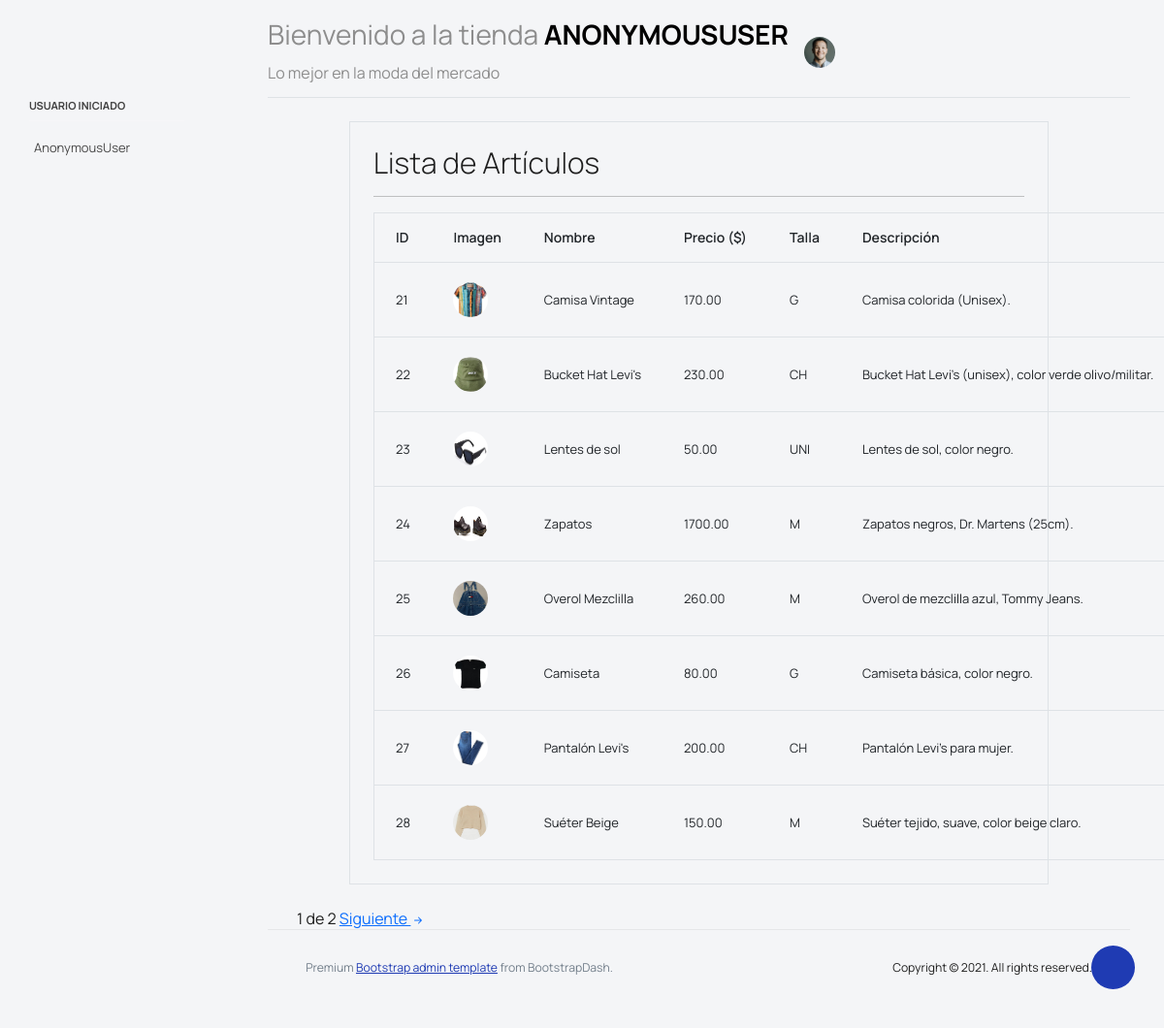
The app's page /articulos/articulos with its own data.
### articulos/models.py (models this page shows, shortened)
class Articulo(models.Model):
    id =  models.AutoField(primary_key=True)
    nombre = models.CharField(max_length=100,validators=[RegexValidator('[+-/%]', inverse_match=True)])
    precio = models.DecimalField(max_digits=6, decimal_places=2)
    talla = models.CharField(max_length=8, choices=TALLAS)
    descripcion = models.TextField(max_length=250, blank=True, null=True)
    imagen = models.ImageField('Foto del Artículo', upload_to=directory_path, validators=[image_validator])
    class Meta:
        ordering = ["id"]

### articulos/views.py (the view)
# urls.py: path('articulos', views.lista_articulos, name='lista_articulos'),
def lista_articulos(request):
    articulos = Articulo.objects.all()
    paginator = Paginator(articulos, 8)
    page_request_var = "page"
    page = request.GET.get(page_request_var)
    try:
        articulos = paginator.page(page)
    except PageNotAnInteger:
        articulos = paginator.page(1)
    except EmptyPage:
        articulos = paginator.page(paginator.num_pages)
    context = {
        'object_list': articulos,
        'articulos': articulos,
        'page_request_var': page_request_var,
    }
    return render(request, 'lista_articulos.html', context)

### articulos/templates/lista_articulos.html (shortened to what this page needs)
{% extends 'base.html' %}
{% load static %}
{% block contenido %}
    <form action="" method="post" id="form">
        <div class="container">
            <div class="border p-4 m-4">
                 <p class="display-4 pl-4 ml-4">Lista de Artículos</p>
                 <hr>
                 <table class="table" width="400" border="1" cellspacing="0" cellpadding="0">
                     <thead>
                         <tr>
                             <th>ID</th>
                             <th>Imagen</th>
                             <th>Nombre</th>
                             <th>Precio ($)</th>
                             <th>Talla</th>
                             <th>Descripción</th>
                         </tr>
                     </thead>
                     <tbody>
                        {% for articulo in articulos %}
                         <tr>
                            <td>{{articulo.id}}</td>
                            <td><img  src="{{articulo.imagen.url}}" alt=""></td>
                            <td>{{articulo.nombre}}</td>
                            <td>{{articulo.precio}}</td>
                            <td>{{articulo.talla}}</td>
                            <td width="100%" height="77" valign="top" style="text-align:justify">{{articulo.descripcion}}</td>
                         </tr>
                        {% endfor %}
                     </tbody>
                 </table>
                </div>
         </div>
    </form>
    <div class="pagination">
        <span class="step-links">
            <span class="current">
                {{ object_list.number }} de {{ object_list.paginator.num_pages }}
            </span>
            {% if object_list.has_next %}
                <a href="?{{page_request_var}}={{ object_list.next_page_number }}"> Siguiente <svg xmlns="http://www.w3.org/2000/svg" width="16" height="16" fill="currentColor" class="bi bi-arrow-right-short" viewBox="0 0 16 16">
                    <path fill-rule="evenodd" d="M4 8a.5.5 0 0 1 .5-.5h5.793L8.146 5.354a.5.5 0 1 1 .708-.708l3 3a.5.5 0 0 1 0 .708l-3 3a.5.5 0 0 1-.708-.708L10.293 8.5H4.5A.5.5 0 0 1 4 8z"/>
                  </svg></a></a>
            {% endif %}
        </span>
    </div>
{% endblock contenido %}

### records on screen
Articulo: id "21", imagen (picture), nombre "Camisa Vintage", precio "170.00", talla "G", descripcion "Camisa colorida (Unisex)."
Articulo: id "22", imagen (picture), nombre "Bucket Hat Levi's", precio "230.00", talla "CH", descripcion "Bucket Hat Levi's (unisex), color verde olivo/militar."
Articulo: id "23", imagen (picture), nombre "Lentes de sol", precio "50.00", talla "UNI", descripcion "Lentes de sol, color negro."
Articulo: id "24", imagen (picture), nombre "Zapatos", precio "1700.00", talla "M", descripcion "Zapatos negros, Dr. Martens (25cm)."
Articulo: id "25", imagen (picture), nombre "Overol Mezclilla", precio "260.00", talla "M", descripcion "Overol de mezclilla azul, Tommy Jeans."
Articulo: id "26", imagen (picture), nombre "Camiseta", precio "80.00", talla "G", descripcion "Camiseta básica, color negro."
Articulo: id "27", imagen (picture), nombre "Pantalón Levi's", precio "200.00", talla "CH", descripcion "Pantalón Levi's para mujer."
Articulo: id "28", imagen (picture), nombre "Suéter Beige", precio "150.00", talla "M", descripcion "Suéter tejido, suave, color beige claro."

### other values on screen
{{ user|upper }} "ANONYMOUSUSER"
{{ user }} "AnonymousUser"
{{ object_list.number }} "1"
{{ object_list.paginator.num_pages }} "2"
